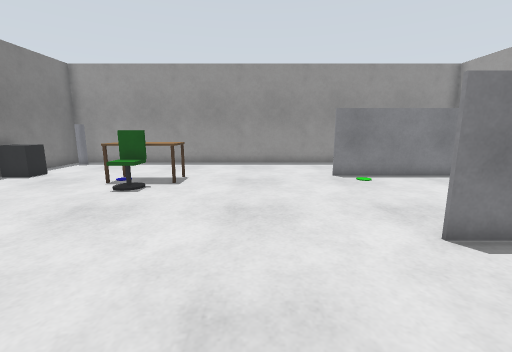
view 1 (above)

16 first-person views from a walk through a world built for the Gazebo simulator. The camera is 1 m above the floor, tilts 10° down and sees 90° across. The floor is counted in squares, 0.5 m on a side. Each view is taken from the middle of a square. On the plan, view 1 faces up. The plan holds only what a view shows up to about 16 squares ahead; the rest is blank.

view 2
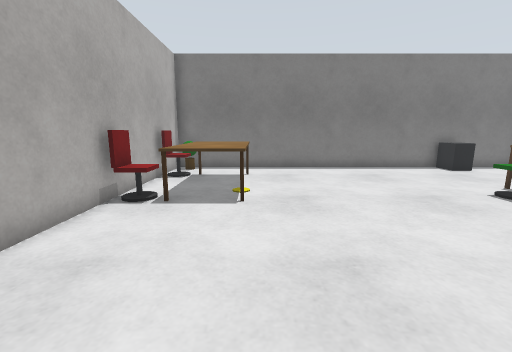

view 3
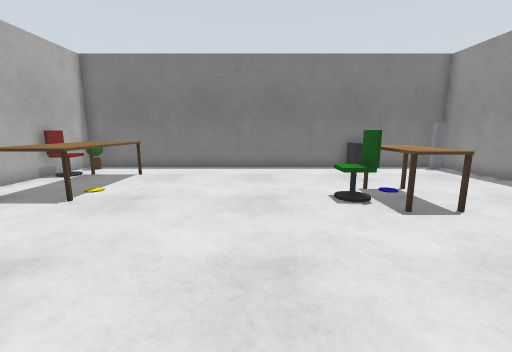

view 4
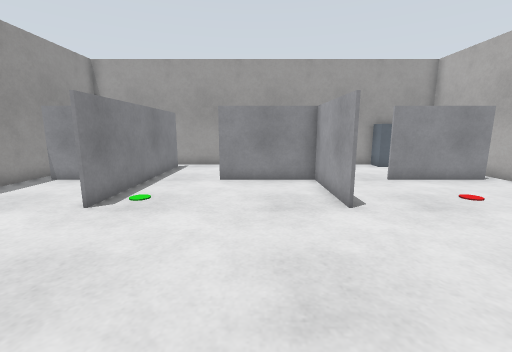

view 5
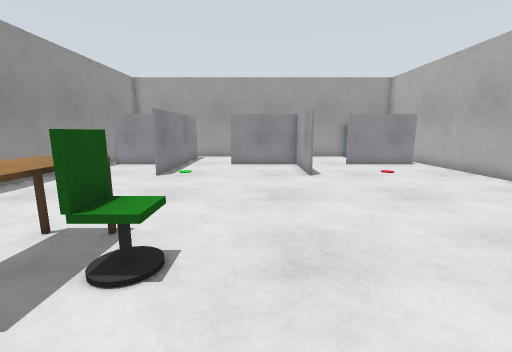

view 6
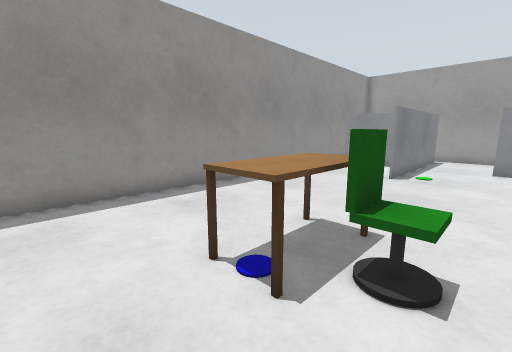

view 7
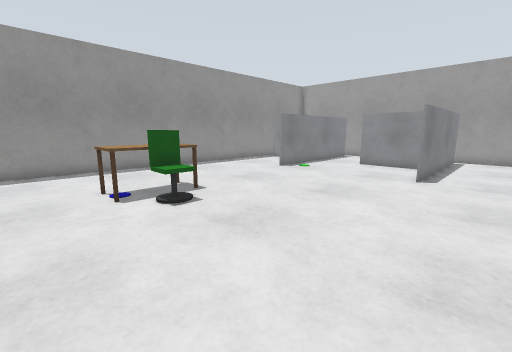

view 8
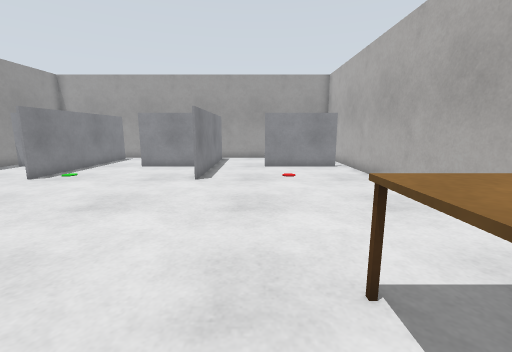

view 9
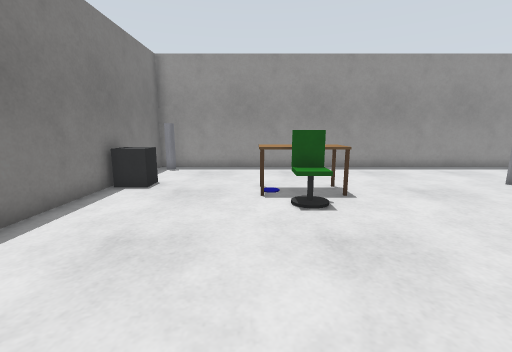

view 10
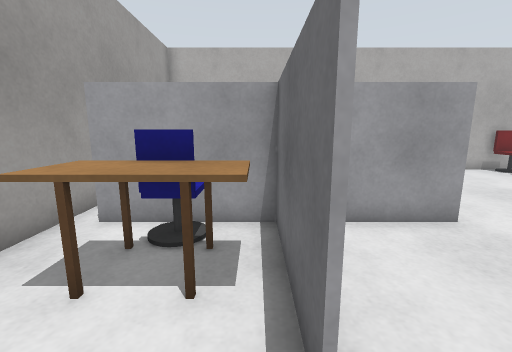

view 11
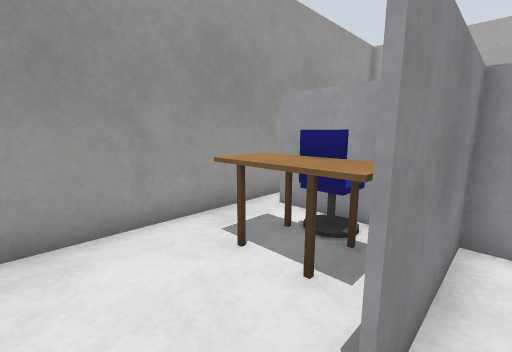

view 12
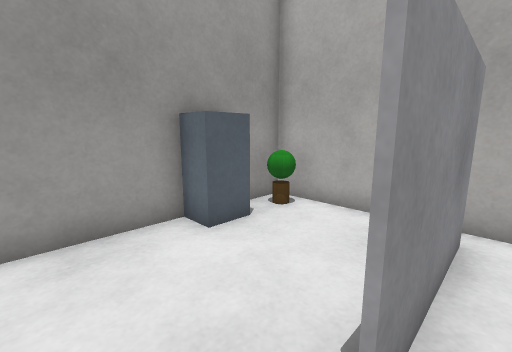

view 13
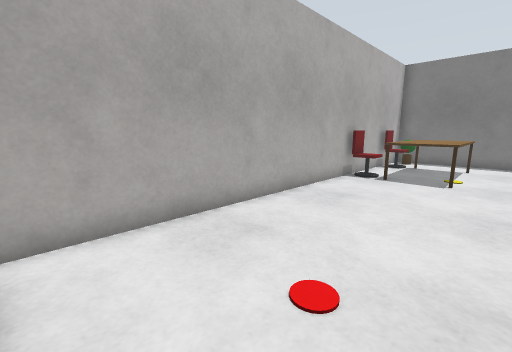

view 14
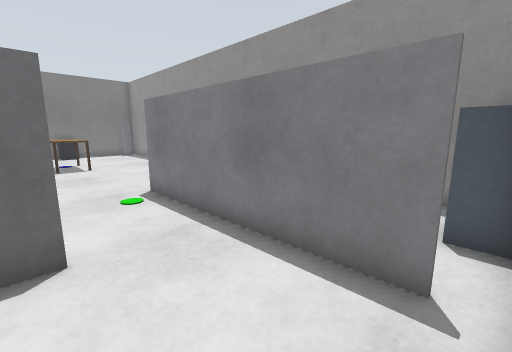

view 15
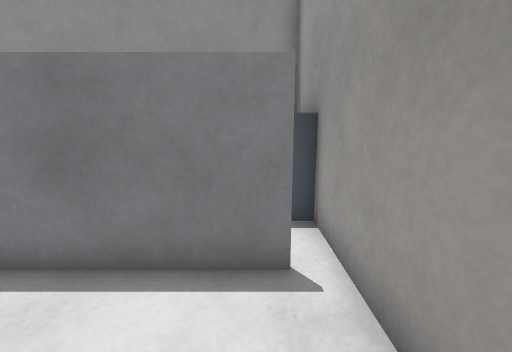

view 16
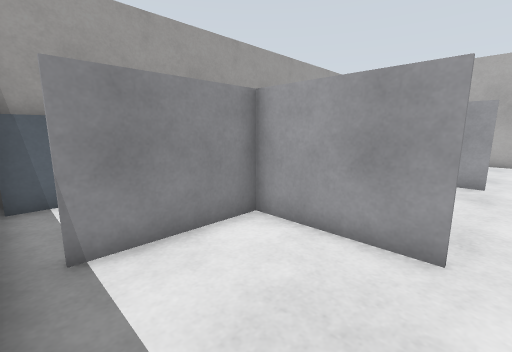

### Floor plan
Points are (right, up) in squares from view 1. A wall is a line through its corners. A room is listed if a view was taken in it or the views show most of it. See-through windows are left out.
Room 1 (views 1, 2, 3, 4, 5, 6, 7, 8, 9, 10, 11, 12, 13, 14, 15, 16)
walls: (3.4, 4.5) (11.5, 4.5); (3.4, 11.5) (7.4, 11.5) (7.4, 12.6); (7.4, 7.4) (7.4, 8.5); (7.6, 5.6) (7.6, 4.5); (7.6, 8.6) (7.6, 7.5); (7.4, 4.5) (7.4, 5.6); (7.4, 14.4) (7.4, 15.5); (11.5, 4.4) (3.5, 4.4); (-3.2, -3.3) (10.2, -3.3); (11.6, 11.4) (3.4, 11.4); (7.4, -2.6) (7.4, 1.5); (-11.3, 10.5) (-11.3, 0.5); (12.3, 0.5) (12.3, 13.5); (11.4, 16.3) (-11.3, 16.3) (-11.3, 12.4)
low walls: (-8.6, 0.7) (-4.1, 0.7) (-4.1, -1.5)
ways out: opening at (-10.5, -0.5)
objects: dark grey box (-11, 11) to (-10, 12); white pole (-11, 15) to (-10, 16); brown post (-6, 10); brown post (-6, 11); red box (-5, -3) to (-4, -3); red box (-5, -2) to (-4, -2); green box (-5, 9) to (-4, 9); brown box (-5, 10) to (-4, 11); brown post (-3, 10); brown post (-3, 11); brown box (8, 6) to (8, 7); blue box (9, 5) to (10, 5); brown post (9, 6); brown post (9, 7); brown post (10, 6); brown post (10, 7); green ball (11, -3) to (12, -2); brown box (11, 6) to (11, 7); cabinet (11, 14) to (12, 14); cabinet (12, -1) to (12, 0); cabinet (12, 15) to (12, 16)

Where each view was taken, in squares from view 1:
view 1: 0 up, 0 right, facing up
view 2: 1 up, 3 right, facing left
view 3: 6 up, 3 right, facing left
view 4: 7 up, 3 left, facing right
view 5: 7 up, 8 left, facing right
view 6: 8 up, 8 left, facing up-right
view 7: 2 up, 8 left, facing up-right
view 8: 2 up, 7 left, facing right
view 9: 2 up, 6 left, facing up
view 10: 10 up, 8 right, facing down
view 11: 10 up, 7 right, facing down-right
view 12: 3 up, 7 right, facing down-right
view 13: 2 up, 7 right, facing down-left
view 14: 8 up, 12 right, facing up-left
view 15: 8 up, 11 right, facing up
view 16: 16 up, 3 right, facing down-right
